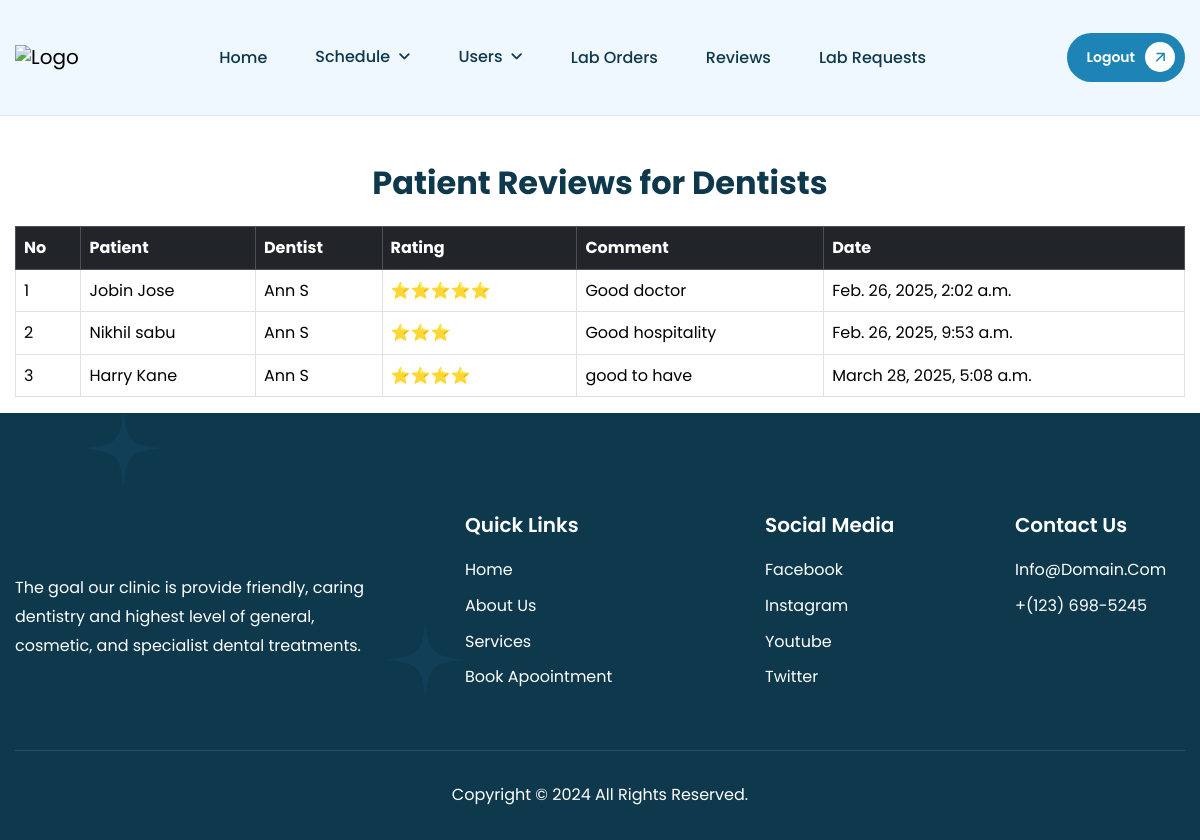
Page /view_reviews on the committed database.
### dental_app/models.py (models this page shows)
class Review(models.Model):
    appointment = models.ForeignKey(Appointment, on_delete=models.CASCADE,null=True)
    patient = models.ForeignKey(Patient, on_delete=models.CASCADE,null=True)
    dentist = models.ForeignKey(Dentist, on_delete=models.CASCADE,null=True)
    rating = models.IntegerField(null=True,choices=[(1, '1 Star'), (2, '2 Stars'), (3, '3 Stars'), (4, '4 Stars'), (5, '5 Stars')])
    comment = models.TextField(null=True)
    created_at = models.DateTimeField(auto_now_add=True,null=True)

class Patient(models.Model):
    patient_id = models.ForeignKey(Login,on_delete=models.CASCADE)
    username = models.CharField(max_length=20,null=True)
    name = models.CharField(max_length=20,null=True)
    email = models.EmailField(max_length=30,null=True)
    address = models.TextField(max_length=50,null=True)
    phone = models.IntegerField(null=True)
    image = models.ImageField(upload_to='Image',null=True)
    state = models.CharField(max_length=30, null=True)  # New Field
    district = models.CharField(max_length=30, null=True)  # New Field
    pincode = models.CharField(max_length=6, null=True)  # New Field

class Dentist(models.Model):
    dentist_id = models.ForeignKey(Login,on_delete=models.CASCADE)
    username = models.CharField(max_length=20,null=True)
    name = models.CharField(max_length=20,null=True)
    email = models.EmailField(max_length=30,null=True)
    address = models.TextField(max_length=50,null=True)
    phone = models.IntegerField(null=True)
    image = models.ImageField(upload_to='Image',null=True)
    licence = models.FileField(upload_to='Licenses', null=True, blank=True)
    experience = models.FileField(upload_to='Experience',null=True)
    state = models.CharField(max_length=30, null=True)  # New Field
    district = models.CharField(max_length=30, null=True)  # New Field
    pincode = models.CharField(max_length=6, null=True)  # New Field

### dental_app/views.py (the view)
# urls.py: path('view_reviews', views.view_reviews, name='admin_reviews'),
def view_reviews(request):
    reviews = Review.objects.all()
    return render(request, 'admin/admin_reviews.html', {'reviews': reviews})

### templates/admin/admin_reviews.html (shortened to what this page needs)
{% extends 'admin/admin_base.html' %}
{% block content %}
<main class="container mt-5">
    <h2 class="text-center mb-4">Patient Reviews for Dentists</h2>
    <table class="table table-bordered">
        <thead class="table-dark">
            <tr>
                <th>No</th>
                <th>Patient</th>
                <th>Dentist</th>
                <th>Rating</th>
                <th>Comment</th>
                <th>Date</th>
            </tr>
        </thead>
        <tbody>
            {% for review in reviews %}
            <tr>
                <td>{{ forloop.counter }}</td>
                <td>{{ review.patient.name }}</td>
                <td>{{ review.dentist.name }}</td>
                <td>
                    {% if review.rating == 1 %} ⭐
                    {% elif review.rating == 2 %} ⭐⭐
                    {% elif review.rating == 3 %} ⭐⭐⭐
                    {% elif review.rating == 4 %} ⭐⭐⭐⭐
                    {% elif review.rating == 5 %} ⭐⭐⭐⭐⭐
                    {% endif %}
                </td>
                <td>{{ review.comment }}</td>
                <td>{{ review.created_at }}</td>
            </tr>
            {% empty %}
            <tr>
                <td colspan="6" class="text-center">No reviews found</td>
            </tr>
            {% endfor %}
        </tbody>
    </table>
</main>
{% endblock %}

### templates/admin/admin_base.html (shortened to what this page needs)
{% load static %}
<!DOCTYPE html>
<html lang="zxx">
<head>
	<link href="{% static "css/bootstrap.min.css" %}" rel="stylesheet" media="screen">
	<link href="{% static "css/slicknav.min.css" %}" rel="stylesheet">
	<link rel="stylesheet" href="{% static "css/swiper-bundle.min.css" %}">
	<link href="{% static "css/all.css" %}" rel="stylesheet" media="screen">
	<link href="{% static "css/animate.css" %}" rel="stylesheet">
	<link rel="stylesheet" href="{% static "css/magnific-popup.css" %}">
	<link rel="stylesheet" href="{% static "css/mousecursor.css" %}">
	<link href="{% static "css/custom.css" %}" rel="stylesheet" media="screen">
</head>
<body>
	<header class="main-header">
		<div class="header-sticky">
			<nav class="navbar navbar-expand-lg">
				<div class="container">
					<a class="navbar-brand" href="index-2.html">
						<img src="{% static "images/logo.svg" %}" alt="Logo">
					</a>
					<div class="collapse navbar-collapse main-menu">
                        <div class="nav-menu-wrapper">
                            <ul class="navbar-nav mr-auto" id="menu">
                                <li class="nav-item"><a class="nav-link" href="{% url 'admin_dashboard' %}">Home</a></li>
                                <li class="nav-item submenu"><a class="nav-link" href="">Schedule</a>
                                <li class="nav-item submenu"><a class="nav-link" href="">Users</a>
                                </li>
                                <li class="nav-item"><a class="nav-link" href="{% url 'admin_lab_orders' %}">Lab orders</a></li>
                                <li class="nav-item"><a class="nav-link" href="{% url 'admin_reviews' %}">Reviews</a></li>
                                <li class="nav-item"><a class="nav-link" href="{% url 'manage_requests' %}">Lab Requests</a></li>
                            </ul>
                        </div>
                        <div class="header-btn d-inline-flex">
                            <a href="{% url 'user_logout' %}" class="btn-default">Logout</a>
                        </div>
					</div>
				</div>
			</nav>
		</div>
	</header>
    {% block content %}
    {% endblock %}
    <footer class="main-footer">
        <div class="container">
            <div class="row">
                <div class="col-lg-4">
                    <div class="about-footer">
                        <div class="footer-logo">
                        </div>
                        <div class="about-footer-content">
                            <p>The goal our clinic is provide friendly, caring dentistry and highest level of general, cosmetic, and specialist dental treatments.</p>
                         </div>
                     </div>
                </div>
                <div class="col-lg-3 col-md-4">
                    <div class="footer-links footer-quick-links">
                        <h3>quick links</h3>
                        <ul>
                            <li><a href="#">home</a></li>
                            <li><a href="#">about us</a></li>
                            <li><a href="#">services</a></li>
                            <li><a href="#">book apoointment</a></li>
                        </ul>
                    </div>
                </div>
                <div class="col-lg-3 col-md-4">
                    <div class="footer-links footer-social-links">
                        <h3>social media</h3>
                        <ul>
                            <li><a href="#">facebook</a></li>
                            <li><a href="#">instagram</a></li>
                            <li><a href="#">youtube</a></li>
                            <li><a href="#">twitter</a></li>
                        </ul>
                    </div>
                </div>
                <div class="col-lg-2 col-md-4">
                    <div class="footer-links footer-contact-links">
                        <h3>contact us</h3>
                        <ul>
                            <li><a href="#">info@domain.com</a></li>
                            <li><a href="#">+(123) 698-5245</a></li>
                        </ul>
                    </div>
                </div>
            </div>
            <div class="footer-copyright">
                <div class="row">
                    <div class="col-lg-12">
                        <div class="footer-copyright-text">
                            <p>Copyright © 2024 All Rights Reserved.</p>
                        </div>
                    </div>
                </div>
            </div>
        </div>
    </footer>
</body>
</html>

### rows in the picture
Review: patient.name "Jobin Jose", dentist.name "Ann S", comment "Good doctor", created_at "Feb. 26, 2025, 2:02 a.m."
Review: patient.name "Nikhil sabu", dentist.name "Ann S", comment "Good hospitality", created_at "Feb. 26, 2025, 9:53 a.m."
Review: patient.name "Harry Kane", dentist.name "Ann S", comment "good to have", created_at "March 28, 2025, 5:08 a.m."
